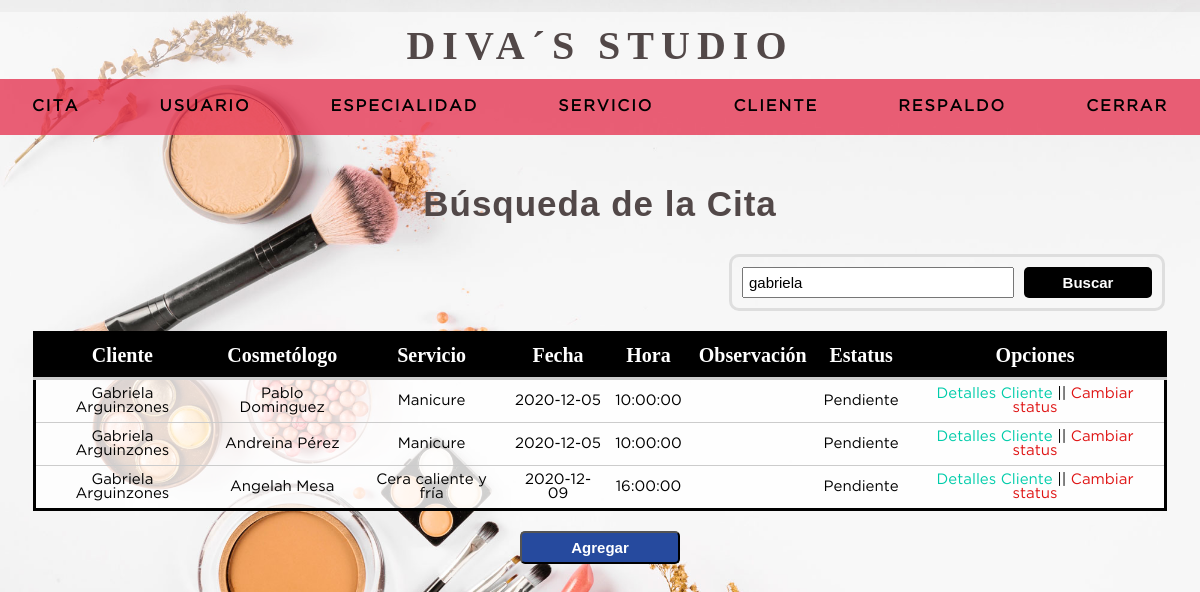
/buscar_cita.php?busqueda=Gabriela (signed in), run on the app's committed database.
### tables this page shows
CREATE TABLE `cita` (
  `ci_cliente` varchar(20) NOT NULL,
  `ci_cosmetologa` varchar(20) NOT NULL,
  `idservicio` int(11) NOT NULL,
  `fecha` date NOT NULL,
  `hora` time NOT NULL,
  `observacion` varchar(100) NOT NULL,
  `idstatus` int(11) NOT NULL DEFAULT 1,
  PRIMARY KEY (`ci_cliente`,`ci_cosmetologa`,`idservicio`,`fecha`,`hora`) USING BTREE,
  KEY `idservicio` (`idservicio`),
  KEY `fecha` (`fecha`),
  KEY `hora` (`hora`),
  KEY `idstatus` (`idstatus`),
  KEY `ci_cliente` (`ci_cliente`,`ci_cosmetologa`),
  KEY `ci_cosmetologa` (`ci_cosmetologa`),
  CONSTRAINT `cita_ibfk_2` FOREIGN KEY (`ci_cosmetologa`) REFERENCES `trabajo` (`ci_cosmetologa`) ON DELETE CASCADE ON UPDATE CASCADE,
  CONSTRAINT `cita_ibfk_3` FOREIGN KEY (`ci_cliente`) REFERENCES `cliente` (`ci_cliente`) ON DELETE CASCADE ON UPDATE CASCADE,
  CONSTRAINT `cita_ibfk_4` FOREIGN KEY (`idstatus`) REFERENCES `status` (`idatatus`) ON DELETE CASCADE ON UPDATE CASCADE
);

CREATE TABLE `cliente` (
  `ci_cliente` varchar(20) NOT NULL,
  `nombre` varchar(50) NOT NULL,
  `apellido` varchar(50) NOT NULL,
  `fecha_nacimiento` date NOT NULL,
  `codgenero` int(11) NOT NULL,
  `fechaingreso` timestamp NOT NULL DEFAULT current_timestamp() ON UPDATE current_timestamp(),
  `estatus` int(1) NOT NULL DEFAULT 1,
  PRIMARY KEY (`ci_cliente`) USING BTREE,
  KEY `codgenero` (`codgenero`),
  CONSTRAINT `cliente_ibfk_1` FOREIGN KEY (`codgenero`) REFERENCES `genero` (`codgenero`) ON DELETE CASCADE ON UPDATE CASCADE
);

CREATE TABLE `usuario` (
  `ci_usuario` varchar(20) NOT NULL,
  `nombreu` varchar(50) NOT NULL,
  `apellidou` varchar(50) NOT NULL,
  `usuario` varchar(30) NOT NULL,
  `clave` varchar(50) NOT NULL,
  `codgenero` int(11) NOT NULL,
  `idrol` int(11) NOT NULL,
  `direccion` varchar(200) NOT NULL,
  `fechaingreso` timestamp NOT NULL DEFAULT current_timestamp(),
  `estatus` int(1) NOT NULL DEFAULT 1,
  PRIMARY KEY (`ci_usuario`) USING BTREE,
  KEY `idrol` (`idrol`),
  KEY `codgenero` (`codgenero`),
  CONSTRAINT `usuario-genero` FOREIGN KEY (`codgenero`) REFERENCES `genero` (`codgenero`) ON DELETE CASCADE ON UPDATE CASCADE,
  CONSTRAINT `usuario-rol` FOREIGN KEY (`idrol`) REFERENCES `rol` (`idrol`) ON DELETE CASCADE ON UPDATE CASCADE
);

CREATE TABLE `servicio` (
  `idservicio` int(11) NOT NULL AUTO_INCREMENT,
  `descripcion_servicio` varchar(30) NOT NULL,
  PRIMARY KEY (`idservicio`)
);

CREATE TABLE `status` (
  `idatatus` int(11) NOT NULL AUTO_INCREMENT,
  `status` varchar(20) NOT NULL,
  PRIMARY KEY (`idatatus`)
);

### buscar_cita.php (the view, shortened to what this page needs)
<html lang="en">
	<head>
		<?php include "includes/scripts.php";?>
	</head>
	<body>
	<?php include "includes/headeruser.php";
	include 'includes/conexion.php';
	?>
		<section class="container" >
			<?php
				$busqueda =strtolower ($_REQUEST['busqueda']);
			?>
			<h2>Búsqueda de la Cita</h2>
				<form action="buscar_cita.php" method="get" class="form_search">
					<input type="text" name="busqueda" id="busqueda" placeholder="Buscar" value="<?php echo $busqueda;?>">
					<input type="submit" value="Buscar" class="btn_search" placeholder="Buscar">
				</form>
				<table>
					<tr>
						<th>Cliente</th>
						<th>Cosmetólogo</th>
						<th>Servicio</th>
						<th>Fecha</th>
						<th>Hora</th>
						<th>Observación</th>
						<th>Estatus</th>
						<th>Opciones</th>
					</tr>
				<?php
					$query= mysqli_query($conexion, "SELECT cit.ci_cliente, c.nombre, c.apellido,
															cit.ci_cosmetologa, u.nombreu, u.apellidou,
															cit.idservicio, s.descripcion_servicio,
															cit.fecha, cit.hora, cit.observacion,
															cit.idstatus, sta.status
													FROM cita cit
													INNER JOIN cliente c  		ON cit.ci_cliente = c.ci_cliente
													INNER JOIN usuario u  		ON cit.ci_cosmetologa = u.ci_usuario
													INNER JOIN servicio s   	ON cit.idservicio = s.idservicio
													INNER JOIN status sta  		ON cit.idstatus = sta.idatatus
													WHERE
														(c.nombre like '%$busqueda%' OR
														c.apellido like '%$busqueda%' OR
														u.nombreu like '%$busqueda%' OR
														u.apellidou like '%$busqueda%' OR
														s.descripcion_servicio like '%$busqueda%' OR
														cit.fecha like '%$busqueda%' OR
														cit.hora like '%$busqueda%' OR
														sta.status like '%$busqueda%' OR
														observacion like '%$busqueda%')
													ORDER BY cit.fecha ASC");
					while($mostrar=mysqli_fetch_array($query)) {
						$ci_cliente=$mostrar['ci_cliente'];
						$ci_cosmetologa=$mostrar['ci_cosmetologa'];
						$idservicio=$mostrar['idservicio'];
						$fecha=$mostrar['fecha'];
						$hora=$mostrar['hora'];
				?>
					<tr>
						<td><?php echo $mostrar['nombre'].' '. $mostrar['apellido']?></td>
						<td><?php echo $mostrar['nombreu'].' '. $mostrar['apellidou']?></td>
						<td><?php echo $mostrar['descripcion_servicio']?></td>
						<td><?php echo $fecha?></td>
						<td><?php echo $hora?></td>
						<td><?php echo $mostrar['observacion']?></td>
						<td><?php echo $mostrar['status']?></td>
						<td><a class="edit" href="mas_cliente.php?ci=<?php echo $ci_cliente?>">Detalles Cliente</a>
							||
							<a class="delete" href="editar-status.php?
													ci_cliente=<?php echo $ci_cliente;?>
													&ci_cosmetologa=<?php echo $ci_cosmetologa;?>
													&idservicio=<?php echo $idservicio;?>
													&fecha=<?php echo $fecha;?>
													&hora=<?php echo $hora;?>">Cambiar status<a/>
						</td>
					</tr>
				<?php
					}
				?>
				</table>
				<input type="submit" value="Agregar" class="agregar" onclick="location.href='nueva_cita.php'">
		</section>
	</body>
</html>

### css/style.css (style rules this page uses)
* { margin: 0; padding: 0; box-sizing: border-box; }
body { background-image: url('../imagen/bg-2.jpg'); background-position:center; background-repeat: no-repeat; background-size:cover; background-attachment:fixed; }
h1, h2, h3, h4, h5, h6 { font-family: 'arial'; font-weight: bold; letter-spacing: 1px; }
h2 { font-size: 20px; }
a { text-decoration: none; }
.container { padding: 10rem 15px 15px; }
.container h2 { color: rgb(82, 72, 72); margin:12px 0 10px 0; font-size: 35px; text-align: center; }
form { margin: auto; padding: 20px 50px; background-color: rgba(255, 255, 255, 0.9); border-radius:2px; border:3px solid #dedede; }
input, select { width: 100%; font-size: 15px; padding: 5px; }
.form_search { display: flex; float:right; background:initial; padding:10px; border-radius:10px; margin: 20px; }
#busqueda { width: 17rem; }
.btn_search { background:#000; font-weight: bold; color: #ffff; padding: 0 20px; width: 8rem; border:0; cursor:pointer; margin-left:10px; border-radius:5px; }
.agregar { background: #264A9E; text-align:center; color:white; width:10rem; cursor: pointer; border-radius:5px; padding:6px; font-weight: bold; }
.container { color: rgb(82, 72, 72); margin:12px 0 10px 0; font-size: 25px; text-align: center; }
table { background: rgba(255, 255, 255, 0.8); border: solid 3px #000; margin: 20px auto; width: 97%; border-collapse:collapse; }
th { padding:10px; font-weight:bold; border-bottom:solid 3px #ccc; font-size: 20px; background: black; color:white; }
td { padding:7px; text-align: center; border-bottom:solid 1px #ccc; font-family: 'GothamBook'; font-size: 15px; }
.edit { color: #00ccaa; }
.delete { color: #df1313; }

### data on the page
cita: ci_cliente.nombre "Gabriela", ci_cliente.apellido "Arguinzones", usuario.nombreu "Pablo", usuario.apellidou "Dominguez", idservicio.descripcion_servicio "Manicure", fecha "2020-12-05", hora "10:00:00", idstatus.status "Pendiente"
cita: ci_cliente.nombre "Gabriela", ci_cliente.apellido "Arguinzones", usuario.nombreu "Andreina", usuario.apellidou "Pérez", idservicio.descripcion_servicio "Manicure", fecha "2020-12-05", hora "10:00:00", idstatus.status "Pendiente"
cita: ci_cliente.nombre "Gabriela", ci_cliente.apellido "Arguinzones", usuario.nombreu "Angelah", usuario.apellidou "Mesa", idservicio.descripcion_servicio "Cera caliente y fría", fecha "2020-12-09", hora "16:00:00", idstatus.status "Pendiente"
